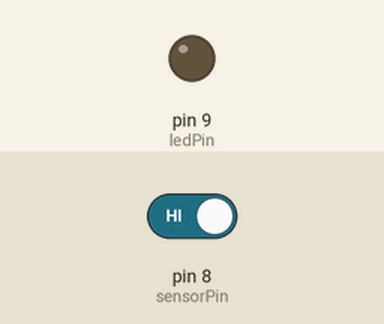
This sketch was run on a simulated Arduino Uno, built with avr-gcc and run on an emulated ATmega328P. Shown: output pins drawn as LEDs (lit = HIGH). Dashed ring = blinking. Inputs (shaded band) come from the test bench; at power-on: pin 8 (sensorPin) HIGH.

Above: at 1.2 s.
1.3 s: pin 8 (sensorPin) driven LOW
At 1.51 s:
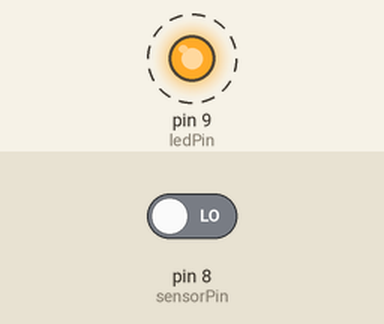
4.3 s: pin 8 (sensorPin) driven HIGH
At 4.3 s:
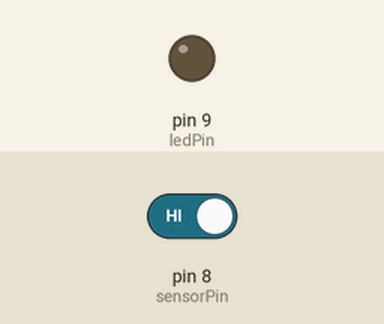
Timing chart, 0 to 7.3 s (numbered marks = the images above; inputs shaded):
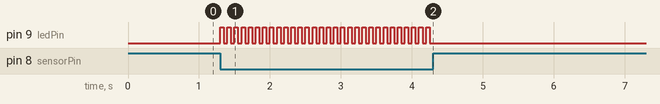

Measured:
- after the input at 1.3 s, pin 9 (ledPin): alternates HIGH for 0.05 s and LOW for 0.05 s, starting at once
- after the input at 4.3 s, pin 9 (ledPin): stops changing and stays LOW

The sketch:

018SoundControlledLed.ino
```cpp
int ledPin=9;
int sensorPin=8;
boolean ledDurum=false;

void setup() {

  pinMode(ledPin, OUTPUT);
  pinMode(sensorPin, INPUT);

}

void loop() {

  int sensorDurum=digitalRead(sensorPin);
  if(sensorDurum==0){
    if(!ledDurum){
      digitalWrite(ledPin, HIGH);
      ledDurum=true;
    }
    else if(ledDurum){
      digitalWrite(ledPin, LOW);
      ledDurum=false;
    }
    delay(50);
  }
}
```
